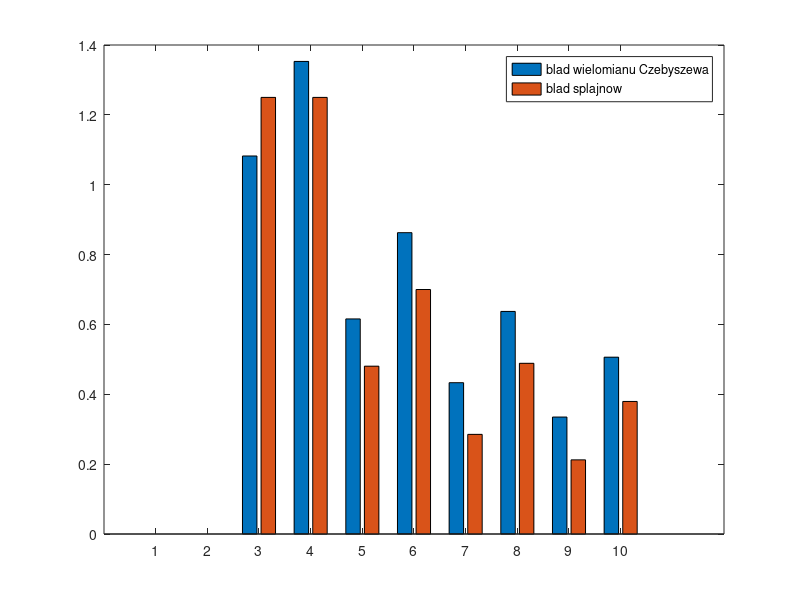

This figure's MATLAB source:
for m=3:10 n=m-1;a=-1;b=1;step1=(b-a)/n;x=a:step1:b;y=abs(5*x);for i=0:n xc(i+1)=cos((2*i+1)*pi/(2*n+2)); end;yc=abs(5*xc);step2=(b-a)/100;xt=a:step2:b;wnc=polyfit(xc,yc,n);ywnc=polyval(wnc,xt);ysp=spline(x,y,xt);errc=abs(ywnc-abs(5*xt));errs=abs(ysp-abs(5*xt));degr(m)=m;error(m,1)=max(errc);error(m,2)=max(errs); end; bar(error);legend('blad wielomianu Czebyszewa','blad splajnow');